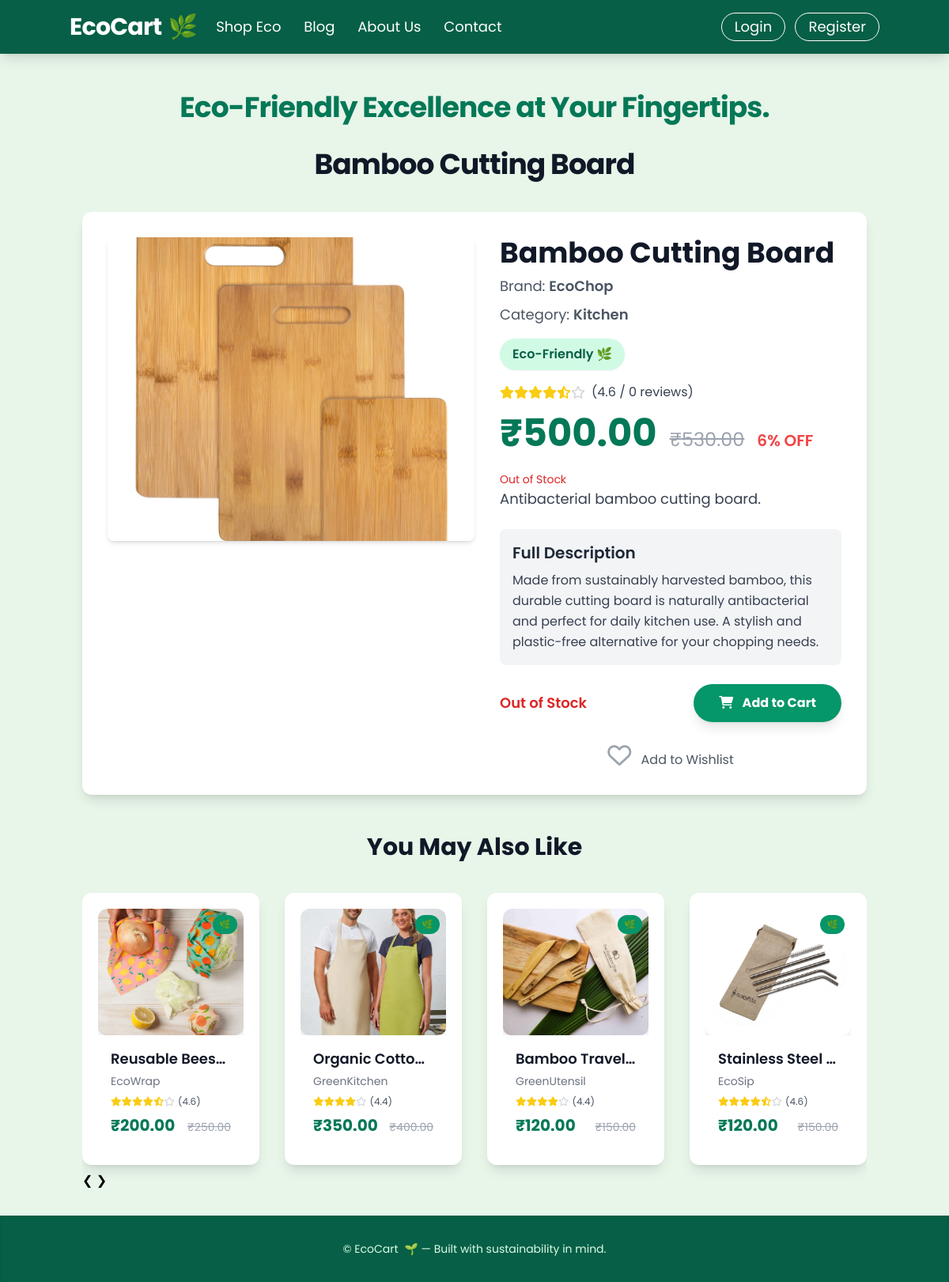
Screenshot of /products/12/ with the database file from the repository.
### products/models.py (models this page shows, shortened)
class Product(models.Model):
    name = models.CharField(max_length=255)
    brand = models.CharField(max_length=100, blank=True, null=True)
    category = models.ForeignKey(Category, on_delete=models.SET_NULL, null=True, related_name='products')
    image = models.ImageField(upload_to='products/', blank=True, null=True)
    price = models.DecimalField(max_digits=10, decimal_places=2)
    original_price = models.DecimalField(max_digits=10, decimal_places=2, blank=True, null=True)
    short_description = models.CharField(max_length=255)
    long_description = models.TextField(blank=True, null=True)
    rating = models.DecimalField(max_digits=2, decimal_places=1, default=0.0)
    review_count = models.PositiveIntegerField(default=0)
    is_eco_friendly = models.BooleanField(default=False)
    eco_impact_statement = models.TextField(blank=True, null=True, help_text="e.g., 'Saves 3kg of plastic'")
    stock = models.PositiveIntegerField(default=0)
    created_at = models.DateTimeField(auto_now_add=True)
    updated_at = models.DateTimeField(auto_now=True)
    class Meta:
        ordering = ['-created_at']
    @property
    def is_discounted(self):
        return self.original_price and self.price < self.original_price
    @property
    def discount_percentage(self):
        if self.is_discounted:
            return round(((self.original_price - self.price) / self.original_price) * 100)
        return 0
    @property
    def get_stars_full(self):
        return int(self.rating)
    @property
    def get_stars_half(self):
        return 1 if (self.rating - self.get_stars_full) >= 0.5 else 0
    @property
    def get_stars_empty(self):
        return 5 - self.get_stars_full - self.get_stars_half

class Category(models.Model):
    name = models.CharField(max_length=100, unique=True)
    slug = models.SlugField(max_length=100, unique=True, blank=True)
    class Meta:
        verbose_name_plural = "Categories"

### products/views.py (the view)
# urls.py: path('<int:pk>/', views.product_detail, name='detail'),  # Product detail view
def product_detail(request, pk):
    product = get_object_or_404(Product, pk=pk)
    related_products = Product.objects.filter(
        category=product.category
    ).exclude(pk=pk).order_by('?')[:4]
    context = {
        'product': product,
        'related_products': related_products,
        'pick_up_line': random.choice(PICK_UP_LINES),
    }
    return render(request, 'products/product_detail.html', context)

### products/templates/products/product_detail.html (shortened to what this page needs)
    {% load static %}
{% load products.products_filters %}
    <!DOCTYPE html>
    <html lang="en">
    <head>
        <script src="https://cdn.tailwindcss.com"></script>
        <link rel="stylesheet" href="https://cdnjs.cloudflare.com/ajax/libs/font-awesome/6.0.0-beta3/css/all.min.css">
        <link rel="stylesheet" href="{% static 'products/css/product.css' %}">
    </head>
    <body class="min-h-screen flex flex-col">
        <header id="main-navbar" class="bg-emerald-800 p-4 shadow-lg sticky top-0 z-40 transition-all duration-300 ease-in-out">
            <div class="container mx-auto flex items-center justify-between flex-wrap">
                <a href="{% url 'accounts:home' %}" class="flex items-center flex-shrink-0 text-white mr-6">
                    <span class="font-bold text-3xl tracking-tight text-white flex items-center">
                        EcoCart <span class="ml-2 text-green-300">🌿</span>
                    </span>
                </a>
                <div id="nav-content" class="w-full block flex-grow lg:flex lg:items-center lg:w-auto hidden">
                    <div class="text-lg lg:flex-grow">
                        <a href="{% url 'products:list' %}" class="block mt-4 lg:inline-block lg:mt-0 text-white hover:text-green-200 mr-6 transition duration-300 ease-in-out">
                            Shop Eco
                        </a>
                        <a href="{% url 'accounts:blog' %}" class="block mt-4 lg:inline-block lg:mt-0 text-white hover:text-green-200 mr-6 transition duration-300 ease-in-out">
                            Blog
                        </a>
                        <a href="{% url 'accounts:about_us' %}" class="block mt-4 lg:inline-block lg:mt-0 text-white hover:text-green-200 mr-6 transition duration-300 ease-in-out">
                            About Us
                        </a>
                        <a href="{% url 'accounts:contact' %}" class="block mt-4 lg:inline-block lg:mt-0 text-white hover:text-green-200 transition duration-300 ease-in-out">
                            Contact
                        </a>
                    </div>
                    <div>
                        {% if user.is_authenticated %}
                            <a href="{% url 'accounts:profile' %}" class="inline-block text-lg px-4 py-2 leading-none border border-white rounded-full text-white hover:bg-white hover:text-emerald-800 mt-4 lg:mt-0 transition duration-300 ease-in-out mr-2">
                                Welcome, {{ user.username }}
                            </a>
                            <a href="{% url 'accounts:logout' %}" class="inline-block text-lg px-4 py-2 leading-none border border-white rounded-full text-white hover:bg-white hover:text-emerald-800 mt-4 lg:mt-0 transition duration-300 ease-in-out">
                                Logout
                            </a>
                        {% else %}
                            <a href="{% url 'accounts:login' %}" class="inline-block text-lg px-4 py-2 leading-none border border-white rounded-full text-white hover:bg-white hover:text-emerald-800 mt-4 lg:mt-0 transition duration-300 ease-in-out mr-2">
                                Login
                            </a>
                            <a href="{% url 'accounts:register' %}" class="inline-block text-lg px-4 py-2 leading-none border border-white rounded-full text-white hover:bg-white hover:text-emerald-800 mt-4 lg:mt-0 transition duration-300 ease-in-out">
                                Register
                            </a>
                        {% endif %}
                    </div>
                </div>
            </div>
        </header>
        <main class="flex-grow container mx-auto px-4 py-8">
            <p class="text-3xl md:text-4xl font-bold text-center text-emerald-700 mb-8 mt-4 tracking-tight leading-snug">
                {{ pick_up_line }}
            </p>
            <h1 class="text-4xl font-bold text-center text-gray-900 mb-10 tracking-tight">{{ product.name }}</h1>
            <div class="bg-white rounded-xl shadow-lg p-8 mb-10 flex flex-col lg:flex-row items-start gap-8">
                <div class="w-full lg:w-1/2 flex-shrink-0">
                    <img src="{% if product.image %}{{ product.image.url }}{% else %}{% static 'products/images/placeholder.jpg' %}{% endif %}"
                         onerror="this.onerror=null; this.src='{% static 'products/images/placeholder.jpg' %}';"
                         alt="{{ product.name }}"
                         class="w-full h-96 object-cover rounded-lg shadow-md">
                </div>
                <div class="w-full lg:w-1/2">
                    <h2 class="text-4xl font-bold text-gray-900 mb-2">{{ product.name }}</h2>
                    {% if product.brand %}<p class="text-gray-600 text-lg mb-2">Brand: <span class="font-semibold">{{ product.brand }}</span></p>{% endif %}
                    {% if product.category %}<p class="text-gray-600 text-lg mb-4">Category: <span class="font-semibold">{{ product.category.name }}</span></p>{% endif %}
                    {% if product.is_eco_friendly %}
                        <div class="bg-emerald-100 text-emerald-800 text-md font-semibold px-4 py-2 rounded-full shadow-sm inline-flex items-center gap-2 tooltip-container mb-4">
                            Eco-Friendly 🌿
                        </div>
                    {% endif %}
                    <div class="flex items-center mb-4">
                        {% for _ in "x"|ljust:product.get_stars_full %}<i class="fas fa-star text-yellow-400 star-icon"></i>{% endfor %}
                        {% if product.get_stars_half %}<i class="fas fa-star-half-alt text-yellow-400 star-icon"></i>{% endif %}
                        {% for _ in "x"|ljust:product.get_stars_empty %}<i class="far fa-star text-gray-300 star-icon"></i>{% endfor %}
                        <span class="ml-2 text-gray-700 text-md">({{ product.rating|floatformat:1 }} / {{ product.review_count }} reviews)</span>
                    </div>
                    <div class="flex items-baseline mb-6">
                        <span class="text-5xl font-bold text-emerald-700">₹{{ product.price|floatformat:2 }}</span>
                        {% if product.is_discounted %}
                            <span class="text-gray-400 line-through text-2xl ml-4">₹{{ product.original_price|floatformat:2 }}</span>
                            <span class="ml-4 text-red-500 font-semibold text-xl">{{ product.discount_percentage }}% OFF</span>
                        {% endif %}
                    </div>
                    {% if product.in_stock > 0 %}
                        <p class="text-emerald-600 text-sm mt-3">In Stock: {{ product.in_stock }}</p>
                        {% if product.in_stock < 10 %}
                            <p class="text-orange-500 text-xs mt-1">Only {{ product.in_stock }} left!</p>
                        {% endif %}
                    {% else %}
                        <p class="text-red-600 text-sm mt-3">Out of Stock</p>
                    {% endif %}
                    <p class="text-gray-700 text-lg leading-relaxed mb-6">{{ product.short_description }}</p>
                    {% if product.long_description %}
                        <div class="bg-gray-100 p-4 rounded-lg mb-6">
                            <h3 class="text-xl font-semibold text-gray-800 mb-2">Full Description</h3>
                            <p class="text-gray-700 leading-relaxed">{{ product.long_description|linebreaksbr }}</p>
                        </div>
                    {% endif %}
                    <div class="flex items-center justify-between mb-6">
                        <div>
                            {% if product.in_stock > 0 %}
                                <p class="text-emerald-600 text-lg font-semibold">In Stock: {{ product.in_stock }}</p>
                                {% if product.in_stock < 10 %}<p class="text-orange-500 text-md">Only {{ product.in_stock }} left – Order Soon!</p>{% endif %}
                            {% else %}
                                <p class="text-red-600 text-lg font-semibold">Out of Stock</p>
                            {% endif %}
                        </div>
                        <button class="add-to-cart-btn bg-emerald-600 text-white font-bold py-3 px-8 rounded-full shadow-lg hover:bg-emerald-700 transition-all duration-300 ease-in-out transform hover:scale-105 active:scale-95"
                                data-product-id="{{ product.id }}" data-product-name="{{ product.name }}"
                                {% if product.in_stock == 0 %}disabled{% endif %}>
                            <i class="fas fa-shopping-cart mr-2"></i> Add to Cart
                        </button>
                    </div>
                    <div class="text-center">
                        <i class="far fa-heart text-3xl text-gray-400 hover:text-red-500 transition-colors duration-200 cursor-pointer wishlist-icon" data-product-id="{{ product.id }}"></i>
                        <span class="ml-2 text-gray-600">Add to Wishlist</span>
                    </div>
                </div>
            </div>
            {% if related_products %}
                <section class="mt-12">
                    <h2 class="text-3xl font-bold text-gray-900 text-center mb-8">You May Also Like</h2>
                    <div class="relative carousel-container">
                        <div id="related-products-track" class="carousel-track -mx-4">
                            {% for related_product in related_products %}
                                <div class="carousel-item px-4 py-2">
                                    <div class="product-card bg-white rounded-xl shadow-lg transform transition-all duration-300 ease-in-out hover:scale-105 hover:shadow-2xl overflow-hidden flex flex-col h-full">
                                        <a href="{% url 'products:detail' pk=related_product.id %}" class="block relative overflow-hidden w-full h-40 bg-gray-100 rounded-t-xl">
                                            <img src="{% if related_product.image %}{{ related_product.image.url }}{% else %}{% static 'products/images/placeholder.jpg' %}{% endif %}"
                                                 onerror="this.onerror=null; this.src='{% static 'products/images/placeholder.jpg' %}';"
                                                 alt="{{ related_product.name }}"
                                                 class="w-full h-full object-cover transition-transform duration-500 hover:scale-110">
                                            {% if related_product.is_eco_friendly %}
                                                <div class="absolute top-2 right-2 bg-emerald-600 text-white text-xs font-semibold px-2 py-1 rounded-full">🌿</div>
                                            {% endif %}
                                        </a>
                                        <div class="p-4 flex-grow flex flex-col justify-between">
                                            <div>
                                                <h3 class="text-lg font-semibold text-gray-900 mb-1 truncate">
                                                    <a href="{% url 'products:detail' pk=related_product.id %}" class="hover:text-emerald-700 transition-colors duration-200">{{ related_product.name }}</a>
                                                </h3>
                                                <p class="text-gray-500 text-sm mb-2">{{ related_product.brand }}</p>
                                                <div class="flex items-center text-sm mb-2">
                                                    {% for _ in "x"|ljust:related_product.get_stars_full %}<i class="fas fa-star text-yellow-400 text-xs"></i>{% endfor %}
                                                    {% if related_product.get_stars_half %}<i class="fas fa-star-half-alt text-yellow-400 text-xs"></i>{% endif %}
                                                    {% for _ in "x"|ljust:related_product.get_stars_empty %}<i class="far fa-star text-gray-300 text-xs"></i>{% endfor %}
                                                    <span class="ml-1 text-gray-600 text-xs">({{ related_product.rating|floatformat:1 }})</span>
                                                </div>
                                            </div>
                                            <div class="flex items-baseline justify-between mt-auto">
                                                <span class="text-xl font-bold text-emerald-700">₹{{ related_product.price|floatformat:2 }}</span>
                                                {% if related_product.is_discounted %}
                                                    <span class="text-gray-400 line-through text-sm ml-2">₹{{ related_product.original_price|floatformat:2 }}</span>
                                                {% endif %}
                                            </div>
                                        </div>
                                    </div>
                                </div>
                            {% endfor %}
                        </div>
                        <button class="carousel-button prev" onclick="scrollCarousel(-1)">&#10094;</button>
                        <button class="carousel-button next" onclick="scrollCarousel(1)">&#10095;</button>
                    </div>
                </section>
            {% endif %}
        </main>
        <footer class="bg-emerald-800 text-green-100 py-8 text-center shadow-inner mt-auto">
            <div class="container mx-auto px-4">
                <div class="text-sm">
                    &copy; {{ "now"|date:"Y" }} EcoCart <span class="ml-1">🌱</span> — Built with sustainability in mind.
                </div>
            </div>
        </footer>
    </body>
</html>

### rows the page displays
Product: name "Bamboo Cutting Board", image (picture), brand "EcoChop", category.name "Kitchen", rating "4.6", review_count "0", price "500.00", original_price "530.00", discount_percentage "6", short_description "Antibacterial bamboo cutting board.", long_description "Made from sustainably harvested bamboo, this durable cutting board is naturally antibacterial and perfect for daily kitchen use. A stylish and plastic-free alternative for your chopping needs."
Product: image (picture), name "Reusable Bees…", brand "EcoWrap", rating "4.6", price "200.00", original_price "250.00"
Product: image (picture), name "Organic Cotto…", brand "GreenKitchen", rating "4.4", price "350.00", original_price "400.00"
Product: image (picture), name "Bamboo Travel…", brand "GreenUtensil", rating "4.4", price "120.00", original_price "150.00"
Product: image (picture), name "Stainless Steel…", brand "EcoSip", rating "4.6", price "120.00", original_price "150.00"
